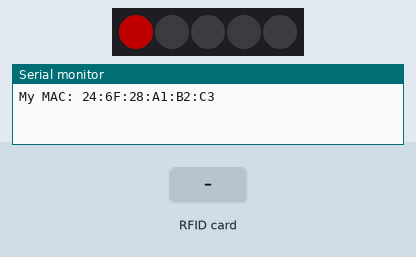
This program was run on a simulated ESP32. On the bench: 5 RGB LEDs in strip order, left to right, the last lines printed to the serial monitor. Inputs (shaded band) come from the test bench. Dim RGB values are drawn brighter than linear; WiFi joins after 1.5 s; servers stay silent unless stated; random numbers use the default seed unless the program sets one.

Above: at 1.2 s.
1.3 s: RFID card 5E 7A 19 C4 held to the reader
At 1.75 s:
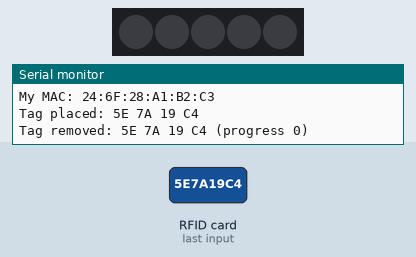
Timing chart, 0 to 9.5 s (numbered marks = the images above; inputs shaded):
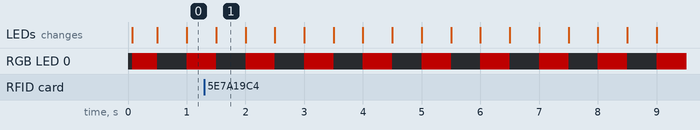

Measured:
- what the display in image 1 shows lasts 0.5 s, from 1.5 s to 2.0 s

The program:

main.cpp
```cpp
#include <Arduino.h>
#include <StandardStation.h>

// Plate and delivery stations. They only read tags and show LEDs, so this
// is the same firmware twice; the PlatformIO environment picks the kind
// (see platformio.ini). What each one does is decided by the game server:
//   plate     this reader IS the plate: any food put on it goes onto that plate, at any
//             time. The plate has its own tag, touched to the delivery station to serve it.
//   delivery  touch a plate's tag here to serve what is on its plate reader; loose food
//             put here is thrown away
// RC522 reader and LED strip: see shared/StationCore/src/StandardWiring.h.
// There is nothing else to wire.

#if defined(STATION_PLATE)
constexpr oc::StationKind kKind = oc::StationKind::Plate;
#elif defined(STATION_DELIVERY)
constexpr oc::StationKind kKind = oc::StationKind::Delivery;
#else
#error "Select an environment: plate or delivery"
#endif

station::StandardStation readerStation(kKind);

void setup() {
  Serial.begin(115200);
  readerStation.begin();
}

void loop() {
  readerStation.update(millis());
}
```
